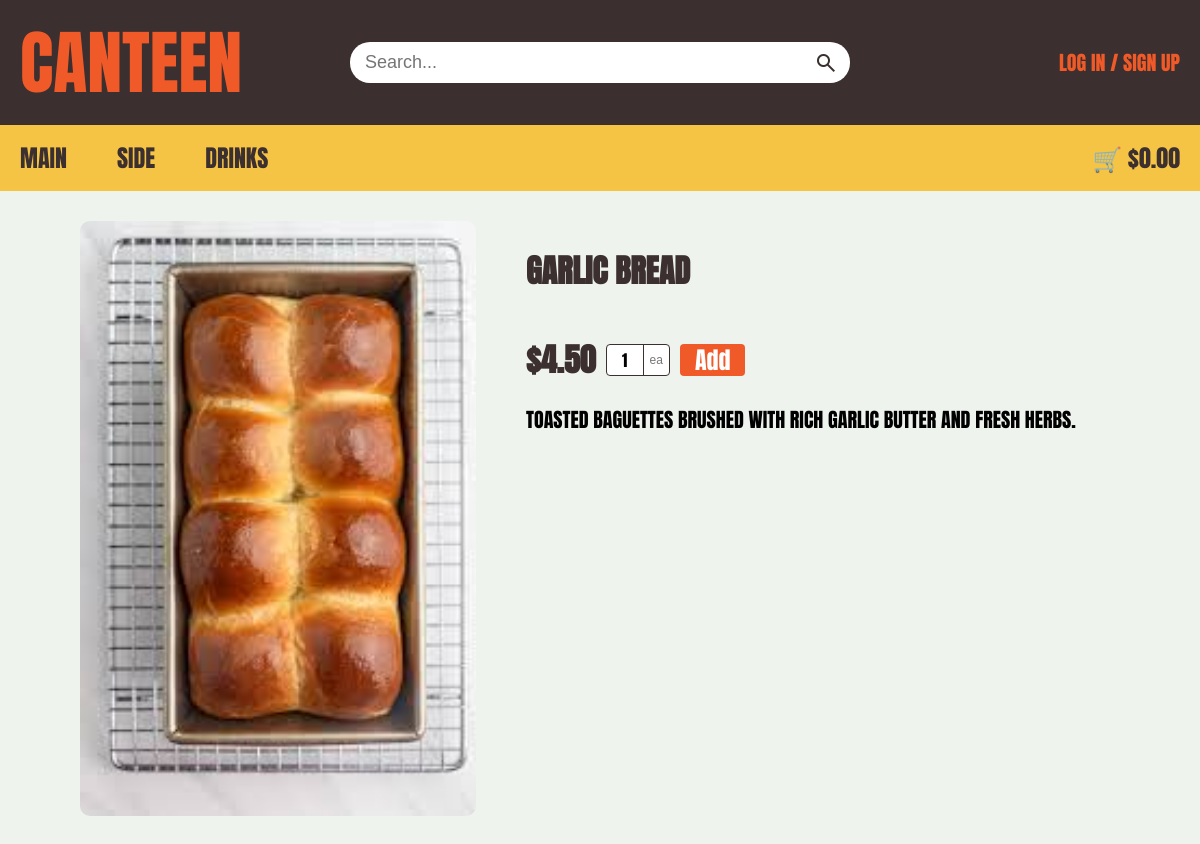
/103, run on the app's committed database.
### tables this page shows
CREATE TABLE Menu (item_ID INTEGER PRIMARY KEY NOT NULL UNIQUE, item_name TEXT, item_type TEXT, is_available INTEGER, price NUMERIC (10, 2), item_photo TEXT, item_description TEXT);

### app.py (the view)
@app.route('/<int:item_ID>')
def item(item_ID):
    db = get_db()
    db.row_factory = sqlite3.Row
    cursor = db.cursor()
    sql = "SELECT item_name, item_ID, item_type, price, is_available, item_photo, item_description " \
          "FROM Menu WHERE is_available = 1 AND item_ID = ?;"
    cursor.execute(sql, (item_ID,))
    result = cursor.fetchone()
    cursor.close()
    return render_template("item_display.html", item=result, total=get_trolley_total())

### app.py (called while the page is built, shortened)
def get_db():
    db = getattr(g, '_database', None)
    if db is None:
        db = g._database = sqlite3.connect(DATABASE)
    return db

@app.teardown_appcontext
def close_connection(exception):
    db = getattr(g, '_database', None)
    if db is not None:
        db.close()

def get_trolley_total():
    if 'user_id' not in session:
        return 0.0

### templates/item_display.html (shortened to what this page needs)
<!DOCTYPE html>
<html lang="en">
  <head>
    <link rel="stylesheet" href="{{ url_for('static', filename='style.css') }}">
    <link rel="stylesheet" href="{{ url_for('static', filename='item_display.css') }}">
  </head>
  <body>
    <header>
      <div class="top-bar">
        <div class="container top-bar-content">
          <div class="top-left"><a href="{{ url_for('home') }}">CANTEEN</a></div>
          <form class="search-container" method="GET" action="{{ url_for('search') }}">
            <input type="text" placeholder="Search..." name="query" autocomplete="off">
            <button type="submit" class="search-btn">
              <span class="material-symbols-outlined">search</span>
            </button>
          </form>
          {% if session.get('user_id') %}
            <a class="top-right" onclick="OpenAccountmanage();return false;" id="accountpopup" href="#">Hi {{ session['first_name'] }}!</a>
            <div id="popup" class="popup">
              <div class="popup-content">
                <a href="{{ url_for('logout') }}">Logout</a>
              </div>
            </div>
          {% else %}
            <div class="top-right"><p><a href="{{ url_for('user_login') }}">Log in</a> / <a href="{{ url_for('signup') }}">Sign up</a></p></div>
          {% endif %}
        </div>
      </div>
      <nav class="bottom-nav">
        <div class="container nav-content">
          <div class="nav-links">
            <a href="{{ url_for('catergory', item_type='Main') }}">Main</a>
            <a href="{{ url_for('catergory', item_type='Side') }}">Side</a>
            <a href="{{ url_for('catergory', item_type='Drink') }}">Drinks</a>
          </div>
          <div class="cart">
            <a href="{{ url_for('trolley') }}" id="cart-total-link">🛒 ${{ "%.2f"|format(total) }}</a>
          </div>
        </div>
      </nav>
    </header>
    <div class="bodyArrangement">
      <img src="{{ url_for('static', filename='images/' + item.item_photo) }}" alt="{{ item.item_name }}">
      <div class="price_and_information">
        <h1>{{ item.item_name }}</h1>
        <div class="price_quantity">
          <span class="price">${{ "%.2f"|format(item.price) }}</span>
          {% if item.is_available %}
            <div class="qty-container">
              <input type="number"
                id="qty-{{ item.item_ID }}"
                class="qty-input"
                value="1"
                min="1"
                max="10"
                step="1"
                onkeydown="return event.key !== 'e' && event.key !== 'E' && event.key !== '-' && event.key !== '+' && event.key !== '.'"
              >
              <span class="qty-unit">ea</span>
            </div>
            <button type="button"
                    data-item-id="{{ item.item_ID }}"
                    data-item-amount="qty-{{ item.item_ID }}"
                    onclick="addItemToTrolley(this.dataset.itemId, document.getElementById(this.dataset.itemAmount).value)"
                    class="add-btn">
              Add
            </button>
          {% else %}
            <span class="out-of-stock">Out of Stock</span>
          {% endif %}
        </div>
        <div class="itemDescription">
          <p>
            {{ item.item_description }}
          </p>
        </div>
      </div>
    </div>
  </body>
</html>

### static/style.css (style rules this page uses)
* { margin: 0; padding: 0; box-sizing: border-box; }
body { margin: 0; padding: 0; overflow-x: hidden; background-color: #f7f7f7; font-family: "Anton", sans-serif; text-transform: uppercase; }
.container { width: 100%; max-width: 1400px; margin-left: auto; margin-right: auto; padding-left: 20px; padding-right: 20px; }
.top-bar { background: #3b2f2f; width: 100%; padding: 10px 0; }
.top-bar-content { display: flex; justify-content: space-between; align-items: center; }
.top-left, .top-right { flex: 1; }
.top-left a { color: #f05a28; font-size: 70px; text-decoration: none; display: flex; }
.top-right { display: flex; justify-content: flex-end; align-items: center; color: #f05a28; font-size: 20px; }
.top-right a { color: #f05a28; font-size: 20px; text-decoration: none; }
.search-container { display: flex; align-items: center; flex-grow: 1; max-width: 500px; background: #ffffff; border-radius: 20px; overflow: hidden; margin: 0 20px; }
.search-container input { flex-grow: 1; border: none; padding: 10px 15px; outline: none; font-size: 18px; background: transparent; text-transform: none; -webkit-appearance: none; appearance: none; }
.search-btn { background: transparent; border: none; height: 100%; padding: 0 0 0 8px; display: flex; align-items: center; justify-content: center; cursor: pointer; outline: none; }
.material-symbols-outlined { margin: 0 12px 0 0; font-size: 24px !important; color: #3b2f2f; cursor: pointer; }
.bottom-nav { background-color: #f6c445; width: 100%; transition: top 0.3s; }
.nav-content { display: flex; justify-content: space-between; align-items: center; }
.nav-links { display: flex; gap: 10px; }
.nav-links a:first-child { padding-left: 0; }
.bottom-nav a { text-decoration: none; color: #3b2f2f; padding: 15px 20px; font-weight: 400; display: inline-block; font-size: 24px; }
.cart a { margin-left: auto; padding: 12px 0px 12px 20px; }
h1 { font-weight: 700; font-style: normal; text-align: left; margin: 25px 0 20px 0; color: #3b2f2f; }
.price { color: #3b2f2f; font-weight: bold; font-size: 23px; }
.qty-container { display: inline-flex; align-items: center; border: 1.5px solid #3b2f2f; border-radius: 4px; overflow: hidden; background-color: #fff; height: 32px; }
.qty-input { width: 36px; height: 100%; border: none; text-align: center; font-family: 'Anton', sans-serif; font-size: 16px; outline: none; background: transparent; }
.qty-input[type=number] { -webkit-appearance: textfield; -moz-appearance: textfield; appearance: textfield; }
.qty-unit { padding: 0 6px; border-left: 1.5px solid #3b2f2f; color: #777; font-size: 12px; font-family: sans-serif; text-transform: lowercase; user-select: none; display: flex; align-items: center; height: 100%; }
.add-btn { background-color: #f05a28; color: white; border: none; padding: 6px 12px; height: 32px; border-radius: 4px; cursor: pointer; font-family: 'Anton', sans-serif; font-size: 16px; display: flex; align-items: center; justify-content: center; }

### static/item_display.css (style rules this page uses)
body { margin: 0; padding: 0; overflow-x: hidden; background-color: #eef4ed; }
.bodyArrangement { padding: 30px 0px; margin: 0px 80px; display: flex; gap: 50px; }
img { flex: 2; height: auto; max-width: 500px; align-self: flex-start; border-radius: 10px; }
.price_and_information { flex: 3; display: flex; flex-direction: column; gap: 20px; }
.price_quantity { display: flex; align-items: center; gap: 10px; }
.price { font-size: 32px; }
.add-btn { font-size: 24px; padding: 5px 15px; }
p { font-size: 20px; }

### data on the page
Menu: item_photo (picture), item_name "GARLIC BREAD", price "4.50", item_description "TOASTED BAGUETTES BRUSHED WITH RICH GARLIC BUTTER AND FRESH HERBS."

### other printed values
{{ "%.2f"|format(total) }} "0.00"
